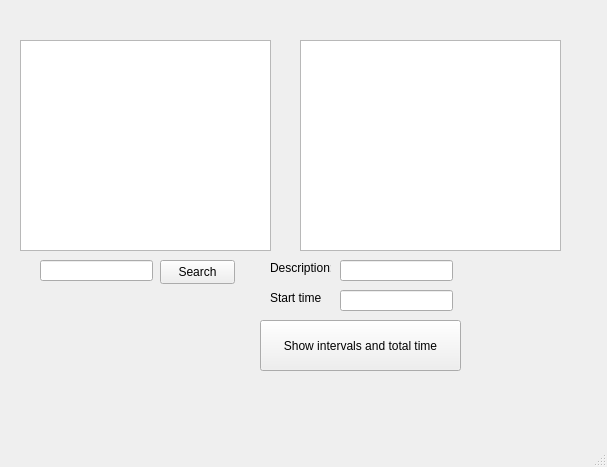
<?xml version="1.0" encoding="UTF-8"?>
<ui version="4.0">
 <class>GUI</class>
 <widget class="QMainWindow" name="GUI">
  <property name="geometry">
   <rect>
    <x>0</x>
    <y>0</y>
    <width>607</width>
    <height>467</height>
   </rect>
  </property>
  <property name="windowTitle">
   <string>GUI</string>
  </property>
  <widget class="QWidget" name="centralwidget">
   <widget class="QListWidget" name="listWidget">
    <property name="geometry">
     <rect>
      <x>20</x>
      <y>40</y>
      <width>251</width>
      <height>211</height>
     </rect>
    </property>
   </widget>
   <widget class="QListWidget" name="timeIntervalsListWidget">
    <property name="geometry">
     <rect>
      <x>300</x>
      <y>40</y>
      <width>261</width>
      <height>211</height>
     </rect>
    </property>
   </widget>
   <widget class="QLineEdit" name="probLineEdit">
    <property name="geometry">
     <rect>
      <x>40</x>
      <y>260</y>
      <width>113</width>
      <height>21</height>
     </rect>
    </property>
   </widget>
   <widget class="QPushButton" name="searchByProbButton">
    <property name="geometry">
     <rect>
      <x>160</x>
      <y>260</y>
      <width>75</width>
      <height>24</height>
     </rect>
    </property>
    <property name="text">
     <string>Search</string>
    </property>
   </widget>
   <widget class="QLineEdit" name="descriptionLineEdit">
    <property name="geometry">
     <rect>
      <x>340</x>
      <y>260</y>
      <width>113</width>
      <height>21</height>
     </rect>
    </property>
    <property name="text">
     <string/>
    </property>
   </widget>
   <widget class="QLineEdit" name="startTimeLineEdit">
    <property name="geometry">
     <rect>
      <x>340</x>
      <y>290</y>
      <width>113</width>
      <height>21</height>
     </rect>
    </property>
    <property name="text">
     <string/>
    </property>
   </widget>
   <widget class="QPushButton" name="showByDescButton">
    <property name="geometry">
     <rect>
      <x>260</x>
      <y>320</y>
      <width>201</width>
      <height>51</height>
     </rect>
    </property>
    <property name="text">
     <string>Show intervals and total time</string>
    </property>
   </widget>
   <widget class="QLabel" name="label">
    <property name="geometry">
     <rect>
      <x>460</x>
      <y>260</y>
      <width>141</width>
      <height>31</height>
     </rect>
    </property>
    <property name="font">
     <font>
      <pointsize>16</pointsize>
     </font>
    </property>
    <property name="text">
     <string/>
    </property>
   </widget>
   <widget class="QLabel" name="label_2">
    <property name="geometry">
     <rect>
      <x>270</x>
      <y>260</y>
      <width>61</width>
      <height>16</height>
     </rect>
    </property>
    <property name="text">
     <string>Description:</string>
    </property>
   </widget>
   <widget class="QLabel" name="label_3">
    <property name="geometry">
     <rect>
      <x>270</x>
      <y>290</y>
      <width>61</width>
      <height>16</height>
     </rect>
    </property>
    <property name="text">
     <string>Start time</string>
    </property>
   </widget>
  </widget>
  <widget class="QMenuBar" name="menubar">
   <property name="geometry">
    <rect>
     <x>0</x>
     <y>0</y>
     <width>607</width>
     <height>33</height>
    </rect>
   </property>
  </widget>
  <widget class="QStatusBar" name="statusbar"/>
 </widget>
 <resources/>
 <connections/>
</ui>
